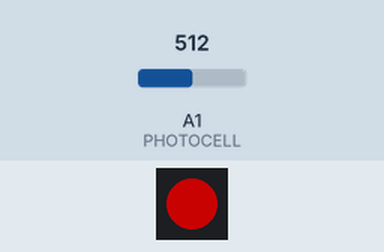
Simulated run of this sketch. Board: Arduino Uno, built with avr-gcc and run on an emulated ATmega328P. Parts: 1 RGB LEDs in strip order, left to right. The inputs (shaded band) are chosen by the test bench; at power-on: A1 (PHOTOCELL) = 512. Dim RGB values are drawn brighter than linear.

Above: at 1.07 s.
At 3.07 s:
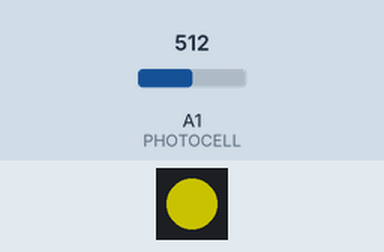
At 5.12 s:
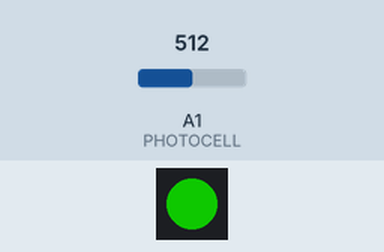
At 9.22 s:
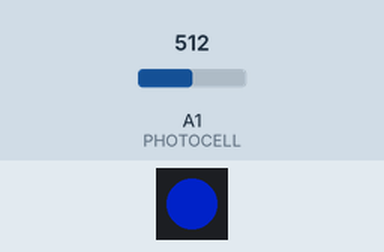
Timing chart, 0 to 9.5 s (numbered marks = the images above):
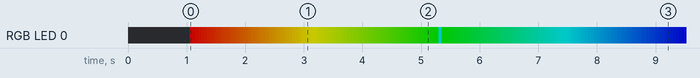

Measured:
- by itself, everything shown: repeats every 12.8 s, in 255 steps

The sketch:

LightLightRedLight.ino
```cpp
#include "Statistic.h"
#include <Adafruit_NeoPixel.h>

#define PIXEL 0
#define PHOTOCELL 1
#define CYCLE_TIME 50

struct RGB {
  unsigned char r, g, b;
};

RGB hsv2rgb(unsigned char h);

Statistic limits, light;
unsigned int startCycle;

Adafruit_NeoPixel pixels = Adafruit_NeoPixel(1, PIXEL);

unsigned char h;
RGB rgb;

void setup() {
  delay(1000);

  limits.clear();
  limits.set_decay(1E-4);
  light.clear();

  startCycle = millis();

  pixels.begin();
  pixels.setBrightness(100);

  h = 0;

  rgb = {0, 0, 0};

}

void loop() {
  /*for( unsigned char i = 0; i < 255; i+=10;){
    rgb = hsv2rgb(i);
    pixels.setPixelColor(0, rgb.r, rgb.g, rgb.b);
    pixels.show();
    delay(100);
  }
  delay(1000);*/

  // Do a single reading, but do it a bunch of times to smooth it out a little.
  int reading = analogRead(PHOTOCELL);

  limits.add(reading);
  light.add(reading);

  // If there is lots of light, make the LED cool colours
  // If there's very little light, make the LED warm colours
  // If it's in the middle, make it nothing.
  if ( millis() - startCycle >= CYCLE_TIME ) {

    if (limits.decay_fraction(light.average()) > 0.5) {
      rgb = hsv2rgb(255);
    } else {
      h += 1;
      h = h%255;
      rgb = hsv2rgb(h);
    }

    light.clear();
    startCycle = millis();
  }

  pixels.setPixelColor(0, rgb.r, rgb.g, rgb.b);
  pixels.show();
}
```

Pixels.ino
```cpp
RGB hsv2rgb(unsigned char h) {
  RGB rgb;
  unsigned char region, fpart, p, q, t;

  /* make hue 0-5 */
  region = h / 43;
  /* find remainder part, make it from 0-255 */
  fpart = (h - (region * 43)) * 6;

  /* calculate temp vars, doing integer multiplication */
  p = 0 >> 8;
  q = (255 * (255 - ((255 * fpart) >> 8))) >> 8;
  t = (255 * (255 - ((255 * (255 - fpart)) >> 8))) >> 8;

  /* assign temp vars based on color cone region */
  switch (region) {
    case 0:
      rgb.r = 255; rgb.g = t; rgb.b = p; break;
    case 1:
      rgb.r = q; rgb.g = 255; rgb.b = p; break;
    case 2:
      rgb.r = p; rgb.g = 255; rgb.b = t; break;
    case 3:
      rgb.r = p; rgb.g = q; rgb.b = 255; break;
    case 4:
      rgb.r = t; rgb.g = p; rgb.b = 255; break;
    default:
      rgb.r = 255; rgb.g = p; rgb.b = q; break;
  }

  return rgb;
}
```
